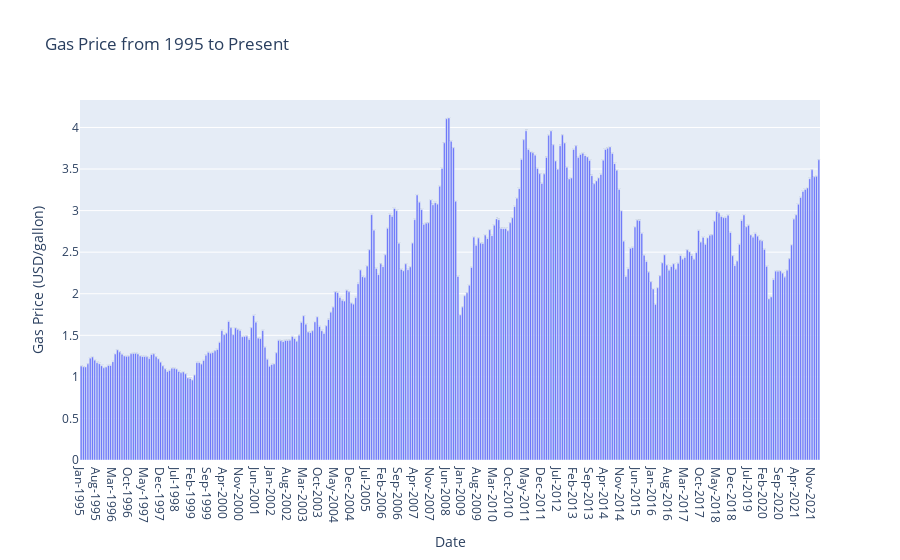

This figure's notebook cell:
### Code cell
# Data Visualization
# Project 4
# Author: Kevin Zeng

import pandas as pd
import plotly.express as px

gp_df = pd.read_csv('gas_price.csv')

fig = px.bar(
    gp_df, x=gp_df['Date'], y=gp_df['All Grades (Average)'],text_auto=True,
    title=f'Gas Price from 1995 to Present'
)

fig.update_traces(textfont_size=12, textangle=0, cliponaxis=False)
fig.update_layout(
    xaxis_title="Date",
    yaxis_title="Gas Price (USD/gallon)"
)

fig.show()

### Figure 1 — Plotly figure (JSON) as saved in the notebook; plotly's stock layout.template omitted (floating-point values rounded to 4 significant figures; data arrays with more than 128 entries replaced by an {"elided": "..."} marker saying what was removed)
{"data": [{"alignmentgroup": "True", "cliponaxis": false, "hovertemplate": "Date=%{x}<br>All Grades (Average)=%{y}<extra></extra>", "legendgroup": "", "marker": {"color": "#636efa", "pattern": {"shape": ""}}, "name": "", "offsetgroup": "", "orientation": "v", "showlegend": false, "textangle": 0, "textfont": {"size": 12}, "textposition": "auto", "texttemplate": "%{y}", "type": "bar", "x": {"elided": "326 str values"}, "xaxis": "x", "y": {"elided": "326 float values"}, "yaxis": "y"}], "layout": {"barmode": "relative", "legend": {"tracegroupgap": 0}, "title": {"text": "Gas Price from 1995 to Present"}, "xaxis": {"anchor": "y", "domain": [0, 1], "title": {"text": "Date"}}, "yaxis": {"anchor": "x", "domain": [0, 1], "title": {"text": "Gas Price (USD/gallon)"}}}}
